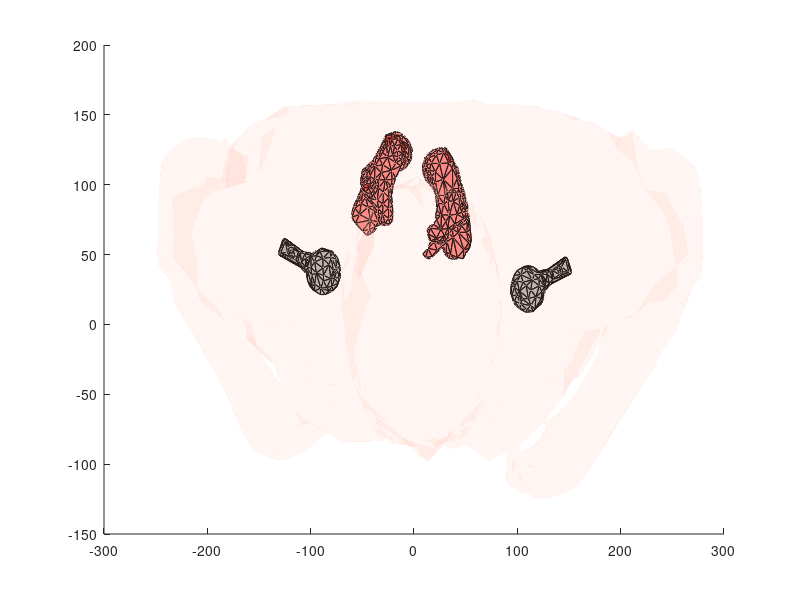

Source code (MATLAB): (Note: this script raises an error after producing the figure.)
clear all; clc; warning off; 
%   Full-body viewer (bones only) for the VHP model of 01/15/2015
%   Implant #3
%
%   Low-Frequency Electromagnetic Modeling for Electrical and Biological
%   Systems Using MATLAB, Sergey N. Makarov, Gregory M. Noetscher, and Ara
%   Nazarian, Wiley, New York, 2015, 1st ed.
%   Find edges (indexes) attached to every triangle (Nx3 array)

count = 0;
scrsz = get(0, 'ScreenSize');
a = figure('Position', [scrsz(4)/10 scrsz(4)/10 scrsz(3)/1.2 scrsz(4)/1.2]);

%%%%%%%%%%%%%%%%%%%%%%%%%%%%%%%%%%%%%%%%%%% 
load('implant_AMP_left.mat');
PP = P';
tt = t';
Xshape = reshape(PP(1, tt(1:3,:)),[3,size(tt,2)]);
Yshape = reshape(PP(2, tt(1:3,:)),[3,size(tt,2)]);
Zshape = reshape(PP(3, tt(1:3,:)),[3,size(tt,2)]);
patch(Xshape, Yshape, Zshape, [1 0.75 0.65], 'EdgeColor', 'k', 'FaceAlpha', 1.0,'FaceColor', [0.7 0.7 0.7]);
count = count + size(t,1);
%%%%%%%%%%%%%%%%%%%%%%%%%%%%%%%%%%%%%%%%%%%%%
load('implant_AMP_right');
PP = P';
tt = t';
Xshape = reshape(PP(1, tt(1:3,:)),[3,size(tt,2)]);
Yshape = reshape(PP(2, tt(1:3,:)),[3,size(tt,2)]);
Zshape = reshape(PP(3, tt(1:3,:)),[3,size(tt,2)]);
patch(Xshape, Yshape, Zshape, [1 0.75 0.65], 'EdgeColor', 'k', 'FaceAlpha', 1.0,'FaceColor', [0.7 0.7 0.7]);
count = count + size(t,1);
%%%%%%%%%%%%%%%%%%%%%%%%%%%%%%%%%%%%%%%%%%%%

%%%%%%%%%%%%%%%%%%%%%%%%%%%%%%%%%%%%%%%%%%% 
load('VHP_Calcaneous_left_M.mat');
PP = P';
tt = t';
Xshape = reshape(PP(1, tt(1:3,:)),[3,size(tt,2)]);
Yshape = reshape(PP(2, tt(1:3,:)),[3,size(tt,2)]);
Zshape = reshape(PP(3, tt(1:3,:)),[3,size(tt,2)]);
patch(Xshape, Yshape, Zshape, [1 0.75 0.65], 'EdgeColor', 'k', 'FaceAlpha', 0.5,'FaceColor', [1 0 0]);
count = count + size(t,1);
%%%%%%%%%%%%%%%%%%%%%%%%%%%%%%%%%%%%%%%%%%%%%
load('VHP_Calcaneous_right_M.mat');
PP = P';
tt = t';
Xshape = reshape(PP(1, tt(1:3,:)),[3,size(tt,2)]);
Yshape = reshape(PP(2, tt(1:3,:)),[3,size(tt,2)]);
Zshape = reshape(PP(3, tt(1:3,:)),[3,size(tt,2)]);
patch(Xshape, Yshape, Zshape, [1 0.75 0.65], 'EdgeColor', 'k', 'FaceAlpha', 0.5,'FaceColor', [1 0 0]);
count = count + size(t,1);
%%%%%%%%%%%%%%%%%%%%%%%%%%%%%%%%%%%%%%%%%%%%
load('VHP_Average_body.mat');
PP = P';
tt = t';
Xshape = reshape(PP(1, tt(1:3,:)),[3,size(tt,2)]);
Yshape = reshape(PP(2, tt(1:3,:)),[3,size(tt,2)]);
Zshape = reshape(PP(3, tt(1:3,:)),[3,size(tt,2)]);
patch(Xshape, Yshape, Zshape, [1 0.75 0.65], 'EdgeColor', 'none', 'FaceAlpha', 0.15,'FaceColor', [1 0.75 0.65]);
count = count + size(t,1);
%%%%%%%%%%%%%%%%%%%%%%%%%%%%%%%%%%%%%%%%%%%%%
load('VHP_Feet1Phalange_left_M.mat');
PP = P';
tt = t';
Xshape = reshape(PP(1, tt(1:3,:)),[3,size(tt,2)]);
Yshape = reshape(PP(2, tt(1:3,:)),[3,size(tt,2)]);
Zshape = reshape(PP(3, tt(1:3,:)),[3,size(tt,2)]);
patch(Xshape, Yshape, Zshape, [1 0.75 0.65], 'EdgeColor', 'k', 'FaceAlpha', 1,'FaceColor', [0.87 0.49 0]);
count = count + size(t,1);
%%%%%%%%%%%%%%%%%%%%%%%%%%%%%%%%%%%%%%%%%%%%%
load('VHP_Feet2Phalange_left_M.mat');
PP = P';
tt = t';
Xshape = reshape(PP(1, tt(1:3,:)),[3,size(tt,2)]);
Yshape = reshape(PP(2, tt(1:3,:)),[3,size(tt,2)]);
Zshape = reshape(PP(3, tt(1:3,:)),[3,size(tt,2)]);
patch(Xshape, Yshape, Zshape, [1 0.75 0.65], 'EdgeColor', 'k', 'FaceAlpha', 1,'FaceColor', [0.87 0.49 0]);
count = count + size(t,1);
%%%%%%%%%%%%%%%%%%%%%%%%%%%%%%%%%%%%%%%%%%%%%
load('VHP_Feet3Phalange_left_M.mat');
PP = P';
tt = t';
Xshape = reshape(PP(1, tt(1:3,:)),[3,size(tt,2)]);
Yshape = reshape(PP(2, tt(1:3,:)),[3,size(tt,2)]);
Zshape = reshape(PP(3, tt(1:3,:)),[3,size(tt,2)]);
patch(Xshape, Yshape, Zshape, [1 0.75 0.65], 'EdgeColor', 'k', 'FaceAlpha', 1,'FaceColor', [0.87 0.49 0]);
count = count + size(t,1);
%%%%%%%%%%%%%%%%%%%%%%%%%%%%%%%%%%%%%%%%%%%%%
load('VHP_Feet4Phalange_left_M.mat');
PP = P';
tt = t';
Xshape = reshape(PP(1, tt(1:3,:)),[3,size(tt,2)]);
Yshape = reshape(PP(2, tt(1:3,:)),[3,size(tt,2)]);
Zshape = reshape(PP(3, tt(1:3,:)),[3,size(tt,2)]);
patch(Xshape, Yshape, Zshape, [1 0.75 0.65], 'EdgeColor', 'k', 'FaceAlpha', 1,'FaceColor', [0.87 0.49 0]);
count = count + size(t,1);
%%%%%%%%%%%%%%%%%%%%%%%%%%%%%%%%%%%%%%%%%%%%%
load('VHP_Feet5Phalange_left_M.mat');
PP = P';
tt = t';
Xshape = reshape(PP(1, tt(1:3,:)),[3,size(tt,2)]);
Yshape = reshape(PP(2, tt(1:3,:)),[3,size(tt,2)]);
Zshape = reshape(PP(3, tt(1:3,:)),[3,size(tt,2)]);
patch(Xshape, Yshape, Zshape, [1 0.75 0.65], 'EdgeColor', 'k', 'FaceAlpha', 1,'FaceColor', [0.87 0.49 0]);
count = count + size(t,1);
%%%%%%%%%%%%%%%%%%%%%%%%%%%%%%%%%%%%%%%%%%%%%
load('VHP_Feet1Phalange_right_M.mat');
PP = P';
tt = t';
Xshape = reshape(PP(1, tt(1:3,:)),[3,size(tt,2)]);
Yshape = reshape(PP(2, tt(1:3,:)),[3,size(tt,2)]);
Zshape = reshape(PP(3, tt(1:3,:)),[3,size(tt,2)]);
patch(Xshape, Yshape, Zshape, [1 0.75 0.65], 'EdgeColor', 'k', 'FaceAlpha', 1,'FaceColor', [0.87 0.49 0]);
count = count + size(t,1);
%%%%%%%%%%%%%%%%%%%%%%%%%%%%%%%%%%%%%%%%%%%%%
load('VHP_Feet2Phalange_right_M.mat');
PP = P';
tt = t';
Xshape = reshape(PP(1, tt(1:3,:)),[3,size(tt,2)]);
Yshape = reshape(PP(2, tt(1:3,:)),[3,size(tt,2)]);
Zshape = reshape(PP(3, tt(1:3,:)),[3,size(tt,2)]);
patch(Xshape, Yshape, Zshape, [1 0.75 0.65], 'EdgeColor', 'k', 'FaceAlpha', 1,'FaceColor', [0.87 0.49 0]);
count = count + size(t,1);
%%%%%%%%%%%%%%%%%%%%%%%%%%%%%%%%%%%%%%%%%%%%%
load('VHP_Feet3Phalange_right_M.mat');
PP = P';
tt = t';
Xshape = reshape(PP(1, tt(1:3,:)),[3,size(tt,2)]);
Yshape = reshape(PP(2, tt(1:3,:)),[3,size(tt,2)]);
Zshape = reshape(PP(3, tt(1:3,:)),[3,size(tt,2)]);
patch(Xshape, Yshape, Zshape, [1 0.75 0.65], 'EdgeColor', 'k', 'FaceAlpha', 1,'FaceColor', [0.87 0.49 0]);
count = count + size(t,1);
%%%%%%%%%%%%%%%%%%%%%%%%%%%%%%%%%%%%%%%%%%%%%
load('VHP_Feet4Phalange_right_M.mat');
PP = P';
tt = t';
Xshape = reshape(PP(1, tt(1:3,:)),[3,size(tt,2)]);
Yshape = reshape(PP(2, tt(1:3,:)),[3,size(tt,2)]);
Zshape = reshape(PP(3, tt(1:3,:)),[3,size(tt,2)]);
patch(Xshape, Yshape, Zshape, [1 0.75 0.65], 'EdgeColor', 'k', 'FaceAlpha', 1,'FaceColor', [0.87 0.49 0]);
count = count + size(t,1);
%%%%%%%%%%%%%%%%%%%%%%%%%%%%%%%%%%%%%%%%%%%%%
load('VHP_Feet5Phalange_right_M.mat');
PP = P';
tt = t';
Xshape = reshape(PP(1, tt(1:3,:)),[3,size(tt,2)]);
Yshape = reshape(PP(2, tt(1:3,:)),[3,size(tt,2)]);
Zshape = reshape(PP(3, tt(1:3,:)),[3,size(tt,2)]);
patch(Xshape, Yshape, Zshape, [1 0.75 0.65], 'EdgeColor', 'k', 'FaceAlpha', 1,'FaceColor', [0.87 0.49 0]);
count = count + size(t,1);
%%%%%%%%%%%%%%%%%%%%%%%%%%%%%%%%%%%%%%%%%%%%%%%%
load('VHP_Femur_left_AMP.mat');
PP = P';
tt = t';
Xshape = reshape(PP(1, tt(1:3,:)),[3,size(tt,2)]);
Yshape = reshape(PP(2, tt(1:3,:)),[3,size(tt,2)]);
Zshape = reshape(PP(3, tt(1:3,:)),[3,size(tt,2)]);
patch(Xshape, Yshape, Zshape, [1 0.75 0.65], 'EdgeColor', 'none', 'FaceAlpha', 0.2,'FaceColor', [1 0 0]);
count = count + size(t,1);
%%%%%%%%%%%%%%%%%%%%%%%%%%%%%%%%%%%%%%%%%%%%%%%%
load('VHP_Femur_right_AMP.mat');
PP = P';
tt = t';
Xshape = reshape(PP(1, tt(1:3,:)),[3,size(tt,2)]);
Yshape = reshape(PP(2, tt(1:3,:)),[3,size(tt,2)]);
Zshape = reshape(PP(3, tt(1:3,:)),[3,size(tt,2)]);
patch(Xshape, Yshape, Zshape, [1 0.75 0.65], 'EdgeColor', 'none', 'FaceAlpha', 0.2,'FaceColor', [1 0 0]);
count = count + size(t,1);
%%%%%%%%%%%%%%%%%%%%%%%%%%%%%%%%%%%%%%
load('VHP_Fibula_left_M.mat');
PP = P';
tt = t';
Xshape = reshape(PP(1, tt(1:3,:)),[3,size(tt,2)]);
Yshape = reshape(PP(2, tt(1:3,:)),[3,size(tt,2)]);
Zshape = reshape(PP(3, tt(1:3,:)),[3,size(tt,2)]);
patch(Xshape, Yshape, Zshape, [1 0.75 0.65], 'EdgeColor', 'k', 'FaceAlpha', 1,'FaceColor', [1 0 0]);
count = count + size(t,1);
%%%%%%%%%%%%%%%%%%%%%%%%%%%%%%%%%%%%%%%%%
load('VHP_Fibula_right_M.mat');
PP = P';
tt = t';
Xshape = reshape(PP(1, tt(1:3,:)),[3,size(tt,2)]);
Yshape = reshape(PP(2, tt(1:3,:)),[3,size(tt,2)]);
Zshape = reshape(PP(3, tt(1:3,:)),[3,size(tt,2)]);
patch(Xshape, Yshape, Zshape, [1 0.75 0.65], 'EdgeColor', 'k', 'FaceAlpha', 1,'FaceColor', [1 0 0]);
count = count + size(t,1);
%%%%%%%%%%%%%%%%%%%%%%%%%%%%%%%%%%%%%%%%%%%%%
load('VHP_Hands1Phalange_left_M.mat');
PP = P';
tt = t';
Xshape = reshape(PP(1, tt(1:3,:)),[3,size(tt,2)]);
Yshape = reshape(PP(2, tt(1:3,:)),[3,size(tt,2)]);
Zshape = reshape(PP(3, tt(1:3,:)),[3,size(tt,2)]);
patch(Xshape, Yshape, Zshape, [1 0.75 0.65], 'EdgeColor', 'k', 'FaceAlpha', 1,'FaceColor', [0.87 0.49 0]);
count = count + size(t,1);
%%%%%%%%%%%%%%%%%%%%%%%%%%%%%%%%%%%%%%%%%%%%%
load('VHP_Hands2Phalange_left_M.mat');
PP = P';
tt = t';
Xshape = reshape(PP(1, tt(1:3,:)),[3,size(tt,2)]);
Yshape = reshape(PP(2, tt(1:3,:)),[3,size(tt,2)]);
Zshape = reshape(PP(3, tt(1:3,:)),[3,size(tt,2)]);
patch(Xshape, Yshape, Zshape, [1 0.75 0.65], 'EdgeColor', 'k', 'FaceAlpha', 1,'FaceColor', [0.87 0.49 0]);
count = count + size(t,1);
%%%%%%%%%%%%%%%%%%%%%%%%%%%%%%%%%%%%%%%%%%%%%
load('VHP_Hands3Phalange_left_M.mat');
PP = P';
tt = t';
Xshape = reshape(PP(1, tt(1:3,:)),[3,size(tt,2)]);
Yshape = reshape(PP(2, tt(1:3,:)),[3,size(tt,2)]);
Zshape = reshape(PP(3, tt(1:3,:)),[3,size(tt,2)]);
patch(Xshape, Yshape, Zshape, [1 0.75 0.65], 'EdgeColor', 'k', 'FaceAlpha', 1,'FaceColor', [0.87 0.49 0]);
count = count + size(t,1);
%%%%%%%%%%%%%%%%%%%%%%%%%%%%%%%%%%%%%%%%%%%%%
load('VHP_Hands4Phalange_left_M.mat');
PP = P';
tt = t';
Xshape = reshape(PP(1, tt(1:3,:)),[3,size(tt,2)]);
Yshape = reshape(PP(2, tt(1:3,:)),[3,size(tt,2)]);
Zshape = reshape(PP(3, tt(1:3,:)),[3,size(tt,2)]);
patch(Xshape, Yshape, Zshape, [1 0.75 0.65], 'EdgeColor', 'k', 'FaceAlpha', 1,'FaceColor', [0.87 0.49 0]);
count = count + size(t,1);
%%%%%%%%%%%%%%%%%%%%%%%%%%%%%%%%%%%%%%%%%%%%%
load('VHP_Hands5Phalange_left_M.mat');
PP = P';
tt = t';
Xshape = reshape(PP(1, tt(1:3,:)),[3,size(tt,2)]);
Yshape = reshape(PP(2, tt(1:3,:)),[3,size(tt,2)]);
Zshape = reshape(PP(3, tt(1:3,:)),[3,size(tt,2)]);
patch(Xshape, Yshape, Zshape, [1 0.75 0.65], 'EdgeColor', 'k', 'FaceAlpha', 1,'FaceColor', [0.87 0.49 0]);
count = count + size(t,1);
%%%%%%%%%%%%%%%%%%%%%%%%%%%%%%%%%%%%%%%%%%%%%
load('VHP_Hands1Phalange_right_M.mat');
PP = P';
tt = t';
Xshape = reshape(PP(1, tt(1:3,:)),[3,size(tt,2)]);
Yshape = reshape(PP(2, tt(1:3,:)),[3,size(tt,2)]);
Zshape = reshape(PP(3, tt(1:3,:)),[3,size(tt,2)]);
patch(Xshape, Yshape, Zshape, [1 0.75 0.65], 'EdgeColor', 'k', 'FaceAlpha', 1,'FaceColor', [0.87 0.49 0]);
count = count + size(t,1);
%%%%%%%%%%%%%%%%%%%%%%%%%%%%%%%%%%%%%%%%%%%%%
load('VHP_Hands2Phalange_right_M.mat');
PP = P';
tt = t';
Xshape = reshape(PP(1, tt(1:3,:)),[3,size(tt,2)]);
Yshape = reshape(PP(2, tt(1:3,:)),[3,size(tt,2)]);
Zshape = reshape(PP(3, tt(1:3,:)),[3,size(tt,2)]);
patch(Xshape, Yshape, Zshape, [1 0.75 0.65], 'EdgeColor', 'k', 'FaceAlpha', 1,'FaceColor', [0.87 0.49 0]);
count = count + size(t,1);
%%%%%%%%%%%%%%%%%%%%%%%%%%%%%%%%%%%%%%%%%%%%%
load('VHP_Hands3Phalange_right_M.mat');
PP = P';
tt = t';
Xshape = reshape(PP(1, tt(1:3,:)),[3,size(tt,2)]);
Yshape = reshape(PP(2, tt(1:3,:)),[3,size(tt,2)]);
Zshape = reshape(PP(3, tt(1:3,:)),[3,size(tt,2)]);
patch(Xshape, Yshape, Zshape, [1 0.75 0.65], 'EdgeColor', 'k', 'FaceAlpha', 1,'FaceColor', [0.87 0.49 0]);
count = count + size(t,1);
%%%%%%%%%%%%%%%%%%%%%%%%%%%%%%%%%%%%%%%%%%%%%
load('VHP_Hands4Phalange_right_M.mat');
PP = P';
tt = t';
Xshape = reshape(PP(1, tt(1:3,:)),[3,size(tt,2)]);
Yshape = reshape(PP(2, tt(1:3,:)),[3,size(tt,2)]);
Zshape = reshape(PP(3, tt(1:3,:)),[3,size(tt,2)]);
patch(Xshape, Yshape, Zshape, [1 0.75 0.65], 'EdgeColor', 'k', 'FaceAlpha', 1,'FaceColor', [0.87 0.49 0]);
count = count + size(t,1);
%%%%%%%%%%%%%%%%%%%%%%%%%%%%%%%%%%%%%%%%%%%%%
load('VHP_Hands5Phalange_right_M.mat');
PP = P';
tt = t';
Xshape = reshape(PP(1, tt(1:3,:)),[3,size(tt,2)]);
Yshape = reshape(PP(2, tt(1:3,:)),[3,size(tt,2)]);
Zshape = reshape(PP(3, tt(1:3,:)),[3,size(tt,2)]);
patch(Xshape, Yshape, Zshape, [1 0.75 0.65], 'EdgeColor', 'k', 'FaceAlpha', 1,'FaceColor', [0.87 0.49 0]);
count = count + size(t,1);
%%%%%%%%%%%%%%%%%%%%%%%%%%%%%%%%%%%%%%%%%%%%%%%%
load('VHP_Humerus_left_M.mat');
PP = P';
tt = t';
Xshape = reshape(PP(1, tt(1:3,:)),[3,size(tt,2)]);
Yshape = reshape(PP(2, tt(1:3,:)),[3,size(tt,2)]);
Zshape = reshape(PP(3, tt(1:3,:)),[3,size(tt,2)]);
patch(Xshape, Yshape, Zshape, [1 0.75 0.65], 'EdgeColor', 'k', 'FaceAlpha', 1,'FaceColor', [1 0 0]);
count = count + size(t,1);
%%%%%%%%%%%%%%%%%%%%%%%%%%%%%%%%%%%%%%%%%%%%%%%%
load('VHP_Humerus_right_M.mat');
PP = P';
tt = t';
Xshape = reshape(PP(1, tt(1:3,:)),[3,size(tt,2)]);
Yshape = reshape(PP(2, tt(1:3,:)),[3,size(tt,2)]);
Zshape = reshape(PP(3, tt(1:3,:)),[3,size(tt,2)]);
patch(Xshape, Yshape, Zshape, [1 0.75 0.65], 'EdgeColor', 'k', 'FaceAlpha', 1,'FaceColor', [1 0 0]);
count = count + size(t,1);
%%%%%%%%%%%%%%%%%%%%%%%%%%%%%%%%%%%%%%%%%%%%%%%%
load('VHP_Jaw_M.mat');
PP = P';
tt = t';
Xshape = reshape(PP(1, tt(1:3,:)),[3,size(tt,2)]);
Yshape = reshape(PP(2, tt(1:3,:)),[3,size(tt,2)]);
Zshape = reshape(PP(3, tt(1:3,:)),[3,size(tt,2)]);
patch(Xshape, Yshape, Zshape, [1 0.75 0.65], 'EdgeColor', 'k', 'FaceAlpha', 1,'FaceColor', [0.87 0.49 0]);
count = count + size(t,1);
%%%%%%%%%%%%%%%%%%%%%%%%%%%%%%%%%%%%%%%%%%%%%%%% 
load('VHP_Navicular_left_M.mat');
PP = P';
tt = t';
Xshape = reshape(PP(1, tt(1:3,:)),[3,size(tt,2)]);
Yshape = reshape(PP(2, tt(1:3,:)),[3,size(tt,2)]);
Zshape = reshape(PP(3, tt(1:3,:)),[3,size(tt,2)]);
patch(Xshape, Yshape, Zshape, [1 0.75 0.65], 'EdgeColor', 'k', 'FaceAlpha', 1.0,'FaceColor', [0.87 0.49 0]);
count = count + size(t,1);
%%%%%%%%%%%%%%%%%%%%%%%%%%%%%%%%%%%%%%%%%%%%%%%%
load('VHP_Navicular_right_M.mat');
PP = P';
tt = t';
Xshape = reshape(PP(1, tt(1:3,:)),[3,size(tt,2)]);
Yshape = reshape(PP(2, tt(1:3,:)),[3,size(tt,2)]);
Zshape = reshape(PP(3, tt(1:3,:)),[3,size(tt,2)]);
patch(Xshape, Yshape, Zshape, [1 0.75 0.65], 'EdgeColor', 'k', 'FaceAlpha', 1.0,'FaceColor', [0.87 0.49 0]);
count = count + size(t,1);
%%%%%%%%%%%%%%%%%%%%%%%%%%%%%%%%%%
load('VHP_Patella_left_M.mat');
PP = P';
tt = t';
Xshape = reshape(PP(1, tt(1:3,:)),[3,size(tt,2)]);
Yshape = reshape(PP(2, tt(1:3,:)),[3,size(tt,2)]);
Zshape = reshape(PP(3, tt(1:3,:)),[3,size(tt,2)]);
patch(Xshape, Yshape, Zshape, [1 0.75 0.65], 'EdgeColor', 'k', 'FaceAlpha', 1,'FaceColor', [0.87 0.49 0]);
count = count + size(t,1);
%%%%%%%%%%%%%%%%%%%%%%%%%%%%%%%%%%%
load('VHP_Patella_right_M.mat');
PP = P';
tt = t';
Xshape = reshape(PP(1, tt(1:3,:)),[3,size(tt,2)]);
Yshape = reshape(PP(2, tt(1:3,:)),[3,size(tt,2)]);
Zshape = reshape(PP(3, tt(1:3,:)),[3,size(tt,2)]);
patch(Xshape, Yshape, Zshape, [1 0.75 0.65], 'EdgeColor', 'k', 'FaceAlpha', 1,'FaceColor', [0.87 0.49 0]);
count = count + size(t,1);
%%%%%%%%%%%%%%%%%%%%%%%%%%%%%%%%%%%%%%%%%%%%%%%%
load('VHP_Pelvic_Girdle_M.mat');   % for pelvic girdle
PP = P';
tt = t';
Xshape = reshape(PP(1, tt(1:3,:)),[3,size(tt,2)]);
Yshape = reshape(PP(2, tt(1:3,:)),[3,size(tt,2)]);
Zshape = reshape(PP(3, tt(1:3,:)),[3,size(tt,2)]);
patch(Xshape, Yshape, Zshape, [1 0.75 0.65], 'EdgeColor', 'k', 'FaceAlpha', 0.8,'FaceColor', [1 0 0]);
count = count + size(t,1);
%%%%%%%%%%%%%%%%%%%%%%%%%%%%%%%%%%%%%%%%%%%%%%%%
load('VHP_Ribs_left11_M.mat');
PP = P';
tt = t';
Xshape = reshape(PP(1, tt(1:3,:)),[3,size(tt,2)]);
Yshape = reshape(PP(2, tt(1:3,:)),[3,size(tt,2)]);
Zshape = reshape(PP(3, tt(1:3,:)),[3,size(tt,2)]);
patch(Xshape, Yshape, Zshape, [1 0.75 0.65], 'EdgeColor', 'k', 'FaceAlpha', 1,'FaceColor', [0.87 0.49 0]);
count = count + size(t,1);
%%%%%%%%%%%%%%%%%%%%%%%%%%%%%%%%%%%%%%%%%%%%%%%%
load('VHP_Ribs_left12_M.mat');
PP = P';
tt = t';
Xshape = reshape(PP(1, tt(1:3,:)),[3,size(tt,2)]);
Yshape = reshape(PP(2, tt(1:3,:)),[3,size(tt,2)]);
Zshape = reshape(PP(3, tt(1:3,:)),[3,size(tt,2)]);
patch(Xshape, Yshape, Zshape, [1 0.75 0.65], 'EdgeColor', 'k', 'FaceAlpha', 1,'FaceColor', [0.87 0.49 0]);
count = count + size(t,1);
%%%%%%%%%%%%%%%%%%%%%%%%%%%%%%%%%%%%%%%%%%%%%%%%
load('VHP_Ribs_right10_M.mat');
PP = P';
tt = t';
Xshape = reshape(PP(1, tt(1:3,:)),[3,size(tt,2)]);
Yshape = reshape(PP(2, tt(1:3,:)),[3,size(tt,2)]);
Zshape = reshape(PP(3, tt(1:3,:)),[3,size(tt,2)]);
patch(Xshape, Yshape, Zshape, [1 0.75 0.65], 'EdgeColor', 'k', 'FaceAlpha', 1,'FaceColor', [0.87 0.49 0]);
count = count + size(t,1);
%%%%%%%%%%%%%%%%%%%%%%%%%%%%%%%%%%%%%%%%%%%%%%%%
load('VHP_Ribs_right11_M.mat');
PP = P';
tt = t';
Xshape = reshape(PP(1, tt(1:3,:)),[3,size(tt,2)]);
Yshape = reshape(PP(2, tt(1:3,:)),[3,size(tt,2)]);
Zshape = reshape(PP(3, tt(1:3,:)),[3,size(tt,2)]);
patch(Xshape, Yshape, Zshape, [1 0.75 0.65], 'EdgeColor', 'k', 'FaceAlpha', 1,'FaceColor', [0.87 0.49 0]);
count = count + size(t,1);
%%%%%%%%%%%%%%%%%%%%%%%%%%%%%%%%%%%%%%%%%%%%%%%%
load('VHP_Ribs_right12_M.mat');
PP = P';
tt = t';
Xshape = reshape(PP(1, tt(1:3,:)),[3,size(tt,2)]);
Yshape = reshape(PP(2, tt(1:3,:)),[3,size(tt,2)]);
Zshape = reshape(PP(3, tt(1:3,:)),[3,size(tt,2)]);
patch(Xshape, Yshape, Zshape, [1 0.75 0.65], 'EdgeColor', 'k', 'FaceAlpha', 1,'FaceColor', [0.87 0.49 0]);
count = count + size(t,1);
%%%%%%%%%%%%%%%%%%%%%%%%%%%%%%%%%%%%%%%%%%%%%%%%
load('VHP_Ribs_Cartilage_M.mat');
PP = P';
tt = t';
Xshape = reshape(PP(1, tt(1:3,:)),[3,size(tt,2)]);
Yshape = reshape(PP(2, tt(1:3,:)),[3,size(tt,2)]);
Zshape = reshape(PP(3, tt(1:3,:)),[3,size(tt,2)]);
patch(Xshape, Yshape, Zshape, [1 0.75 0.65], 'EdgeColor', 'k', 'FaceAlpha', 1,'FaceColor', [0.87 0.49 0]);
count = count + size(t,1);
%%%%%%%%%%%%%%%%%%%%%%%%%%%%%%%%%%%%%%%%%%%%%%%%
load('VHP_Scapula_left_M.mat');
PP = P';
tt = t';
Xshape = reshape(PP(1, tt(1:3,:)),[3,size(tt,2)]);
Yshape = reshape(PP(2, tt(1:3,:)),[3,size(tt,2)]);
Zshape = reshape(PP(3, tt(1:3,:)),[3,size(tt,2)]);
patch(Xshape, Yshape, Zshape, [1 0.75 0.65], 'EdgeColor', 'k', 'FaceAlpha', 1,'FaceColor', [1 0 0]);
count = count + size(t,1);
%%%%%%%%%%%%%%%%%%%%%%%%%%%%%%%%%%%%%%%%%%%%%%%%
load('VHP_Scapula_right_M.mat');
PP = P';
tt = t';
Xshape = reshape(PP(1, tt(1:3,:)),[3,size(tt,2)]);
Yshape = reshape(PP(2, tt(1:3,:)),[3,size(tt,2)]);
Zshape = reshape(PP(3, tt(1:3,:)),[3,size(tt,2)]);
patch(Xshape, Yshape, Zshape, [1 0.75 0.65], 'EdgeColor', 'k', 'FaceAlpha', 1,'FaceColor', [1 0 0]);
count = count + size(t,1);
%%%%%%%%%%%%%%%%%%%%%%%%%%%%%%%%%%%%%%%%%%%%%%%
load('VHP_Skin.mat');
PP = P';
tt = t';
Xshape = reshape(PP(1, tt(1:3,:)),[3,size(tt,2)]);
Yshape = reshape(PP(2, tt(1:3,:)),[3,size(tt,2)]);
Zshape = reshape(PP(3, tt(1:3,:)),[3,size(tt,2)]);
patch(Xshape, Yshape, Zshape, [1 0.75 0.65], 'EdgeColor', 'none', 'FaceAlpha', 0.15,'FaceColor', [1 0.75 0.65]);
count = count + size(t,1);
%%%%%%%%%%%%%%%%%%%%%%%%%%%%%%%%%%%%%%%%%%%%%
load('VHP_Skull.mat');
PP = P';
tt = t';
Xshape = reshape(PP(1, tt(1:3,:)),[3,size(tt,2)]);
Yshape = reshape(PP(2, tt(1:3,:)),[3,size(tt,2)]);
Zshape = reshape(PP(3, tt(1:3,:)),[3,size(tt,2)]);
patch(Xshape, Yshape, Zshape, [1 0.75 0.65], 'EdgeColor', 'k', 'FaceAlpha', 1.0,'FaceColor', 'r');
count = count + size(t,1);
%%%%%%%%%%%%%%%%%%%%%%%%%%%%%%%%%%%%%%%%%%%%%%%%
load('VHP_Spine_M.mat');
PP = P';
tt = t';
Xshape = reshape(PP(1, tt(1:3,:)),[3,size(tt,2)]);
Yshape = reshape(PP(2, tt(1:3,:)),[3,size(tt,2)]);
Zshape = reshape(PP(3, tt(1:3,:)),[3,size(tt,2)]);
patch(Xshape, Yshape, Zshape, [1 0.75 0.65], 'EdgeColor', 'k', 'FaceAlpha', 1,'FaceColor', [1 0 0]);
count = count + size(t,1);
%%%%%%%%%%%%%%%%%%%%%%%%%%%%%%%%%%%%%%%%%%%%%%%% 
load('VHP_Talus_left_M.mat');
PP = P';
tt = t';
Xshape = reshape(PP(1, tt(1:3,:)),[3,size(tt,2)]);
Yshape = reshape(PP(2, tt(1:3,:)),[3,size(tt,2)]);
Zshape = reshape(PP(3, tt(1:3,:)),[3,size(tt,2)]);
patch(Xshape, Yshape, Zshape, [1 0.75 0.65], 'EdgeColor', 'k', 'FaceAlpha', 1,'FaceColor', [0.87 0.49 0]);
count = count + size(t,1);
%%%%%%%%%%%%%%%%%%%%%%%%%%%%%%%%%%%%%%%%%%%%%%%%
load('VHP_Talus_right_M.mat');
PP = P';
tt = t';
Xshape = reshape(PP(1, tt(1:3,:)),[3,size(tt,2)]);
Yshape = reshape(PP(2, tt(1:3,:)),[3,size(tt,2)]);
Zshape = reshape(PP(3, tt(1:3,:)),[3,size(tt,2)]);
patch(Xshape, Yshape, Zshape, [1 0.75 0.65], 'EdgeColor', 'k', 'FaceAlpha', 1,'FaceColor', [0.87 0.49 0]);
count = count + size(t,1);
%%%%%%%%%%%%%%%%%%%%%%%%%%%%%%%%%%%%%%%%%%%%%%%%
load('VHP_Teeth_lower17_M.mat');
PP = P';
tt = t';
Xshape = reshape(PP(1, tt(1:3,:)),[3,size(tt,2)]);
Yshape = reshape(PP(2, tt(1:3,:)),[3,size(tt,2)]);
Zshape = reshape(PP(3, tt(1:3,:)),[3,size(tt,2)]);
patch(Xshape, Yshape, Zshape, [1 0.75 0.65], 'EdgeColor', 'k', 'FaceAlpha', 1,'FaceColor', [1 0 0]);
count = count + size(t,1);
%%%%%%%%%%%%%%%%%%%%%%%%%%%%%%%%%%%%%%%%%%%%%%%%
load('VHP_Teeth_lower18_M.mat');
PP = P';
tt = t';
Xshape = reshape(PP(1, tt(1:3,:)),[3,size(tt,2)]);
Yshape = reshape(PP(2, tt(1:3,:)),[3,size(tt,2)]);
Zshape = reshape(PP(3, tt(1:3,:)),[3,size(tt,2)]);
patch(Xshape, Yshape, Zshape, [1 0.75 0.65], 'EdgeColor', 'k', 'FaceAlpha', 1,'FaceColor', [1 0 0]);
count = count + size(t,1);
%%%%%%%%%%%%%%%%%%%%%%%%%%%%%%%%%%%%%%%%%%%%%%%%
load('VHP_Teeth_lower19_M.mat');
PP = P';
tt = t';
Xshape = reshape(PP(1, tt(1:3,:)),[3,size(tt,2)]);
Yshape = reshape(PP(2, tt(1:3,:)),[3,size(tt,2)]);
Zshape = reshape(PP(3, tt(1:3,:)),[3,size(tt,2)]);
patch(Xshape, Yshape, Zshape, [1 0.75 0.65], 'EdgeColor', 'k', 'FaceAlpha', 1,'FaceColor', [1 0 0]);
count = count + size(t,1);
%%%%%%%%%%%%%%%%%%%%%%%%%%%%%%%%%%%%%%%%%%%%%%%%
load('VHP_Teeth_lower28_M.mat');
PP = P';
tt = t';
Xshape = reshape(PP(1, tt(1:3,:)),[3,size(tt,2)]);
Yshape = reshape(PP(2, tt(1:3,:)),[3,size(tt,2)]);
Zshape = reshape(PP(3, tt(1:3,:)),[3,size(tt,2)]);
patch(Xshape, Yshape, Zshape, [1 0.75 0.65], 'EdgeColor', 'k', 'FaceAlpha', 1,'FaceColor', [1 0 0]);
count = count + size(t,1);
%%%%%%%%%%%%%%%%%%%%%%%%%%%%%%%%%%%%%%%%%%%%%%%%
load('VHP_Teeth_lower29_M.mat');
PP = P';
tt = t';
Xshape = reshape(PP(1, tt(1:3,:)),[3,size(tt,2)]);
Yshape = reshape(PP(2, tt(1:3,:)),[3,size(tt,2)]);
Zshape = reshape(PP(3, tt(1:3,:)),[3,size(tt,2)]);
patch(Xshape, Yshape, Zshape, [1 0.75 0.65], 'EdgeColor', 'k', 'FaceAlpha', 1,'FaceColor', [1 0 0]);
count = count + size(t,1);
%%%%%%%%%%%%%%%%%%%%%%%%%%%%%%%%%%%%%%%%%%%%%%%%
load('VHP_Teeth_lower30_M.mat');
PP = P';
tt = t';
Xshape = reshape(PP(1, tt(1:3,:)),[3,size(tt,2)]);
Yshape = reshape(PP(2, tt(1:3,:)),[3,size(tt,2)]);
Zshape = reshape(PP(3, tt(1:3,:)),[3,size(tt,2)]);
patch(Xshape, Yshape, Zshape, [1 0.75 0.65], 'EdgeColor', 'k', 'FaceAlpha', 1,'FaceColor', [1 0 0]);
count = count + size(t,1);
%%%%%%%%%%%%%%%%%%%%%%%%%%%%%%%%%%%%%%%%%%%%%%%%
load('VHP_Teeth_lower31_M.mat');
PP = P';
tt = t';
Xshape = reshape(PP(1, tt(1:3,:)),[3,size(tt,2)]);
Yshape = reshape(PP(2, tt(1:3,:)),[3,size(tt,2)]);
Zshape = reshape(PP(3, tt(1:3,:)),[3,size(tt,2)]);
patch(Xshape, Yshape, Zshape, [1 0.75 0.65], 'EdgeColor', 'k', 'FaceAlpha', 1,'FaceColor', [1 0 0]);
count = count + size(t,1);
%%%%%%%%%%%%%%%%%%%%%%%%%%%%%%%%%%%%%%%%%%%%%%%%
load('VHP_Teeth_upper11_M.mat');
PP = P';
tt = t';
Xshape = reshape(PP(1, tt(1:3,:)),[3,size(tt,2)]);
Yshape = reshape(PP(2, tt(1:3,:)),[3,size(tt,2)]);
Zshape = reshape(PP(3, tt(1:3,:)),[3,size(tt,2)]);
patch(Xshape, Yshape, Zshape, [1 0.75 0.65], 'EdgeColor', 'k', 'FaceAlpha', 1,'FaceColor', [1 0 0]);
count = count + size(t,1);
%%%%%%%%%%%%%%%%%%%%%%%%%%%%%%%%%%%%%%%%%%%%%%%%
load('VHP_Teeth_upper11_M.mat');
PP = P';
tt = t';
Xshape = reshape(PP(1, tt(1:3,:)),[3,size(tt,2)]);
Yshape = reshape(PP(2, tt(1:3,:)),[3,size(tt,2)]);
Zshape = reshape(PP(3, tt(1:3,:)),[3,size(tt,2)]);
patch(Xshape, Yshape, Zshape, [1 0.75 0.65], 'EdgeColor', 'k', 'FaceAlpha', 1,'FaceColor', [1 0 0]);
count = count + size(t,1);
%%%%%%%%%%%%%%%%%%%%%%%%%%%%%%%%%%%%%%%%%%%%%%%%
load('VHP_Teeth_upper12_M.mat');
PP = P';
tt = t';
Xshape = reshape(PP(1, tt(1:3,:)),[3,size(tt,2)]);
Yshape = reshape(PP(2, tt(1:3,:)),[3,size(tt,2)]);
Zshape = reshape(PP(3, tt(1:3,:)),[3,size(tt,2)]);
patch(Xshape, Yshape, Zshape, [1 0.75 0.65], 'EdgeColor', 'k', 'FaceAlpha', 1,'FaceColor', [1 0 0]);
count = count + size(t,1);
%%%%%%%%%%%%%%%%%%%%%%%%%%%%%%%%%%%%%%%%%%%%%%%%
load('VHP_Teeth_upper13_M.mat');
PP = P';
tt = t';
Xshape = reshape(PP(1, tt(1:3,:)),[3,size(tt,2)]);
Yshape = reshape(PP(2, tt(1:3,:)),[3,size(tt,2)]);
Zshape = reshape(PP(3, tt(1:3,:)),[3,size(tt,2)]);
patch(Xshape, Yshape, Zshape, [1 0.75 0.65], 'EdgeColor', 'k', 'FaceAlpha', 1,'FaceColor', [1 0 0]);
count = count + size(t,1);
%%%%%%%%%%%%%%%%%%%%%%%%%%%%%%%%%%%%%%%%%%%%%%%%
load('VHP_Teeth_upper14_M.mat');
PP = P';
tt = t';
Xshape = reshape(PP(1, tt(1:3,:)),[3,size(tt,2)]);
Yshape = reshape(PP(2, tt(1:3,:)),[3,size(tt,2)]);
Zshape = reshape(PP(3, tt(1:3,:)),[3,size(tt,2)]);
patch(Xshape, Yshape, Zshape, [1 0.75 0.65], 'EdgeColor', 'k', 'FaceAlpha', 1,'FaceColor', [1 0 0]);
count = count + size(t,1);
%%%%%%%%%%%%%%%%%%%%%%%%%%%%%%%%%%%%%%%%%%%%%%%%
load('VHP_Teeth_upper15_M.mat');
PP = P';
tt = t';
Xshape = reshape(PP(1, tt(1:3,:)),[3,size(tt,2)]);
Yshape = reshape(PP(2, tt(1:3,:)),[3,size(tt,2)]);
Zshape = reshape(PP(3, tt(1:3,:)),[3,size(tt,2)]);
patch(Xshape, Yshape, Zshape, [1 0.75 0.65], 'EdgeColor', 'k', 'FaceAlpha', 1,'FaceColor', [1 0 0]);
count = count + size(t,1);
%%%%%%%%%%%%%%%%%%%%%%%%%%%%%%%%%%%%%%%%%%%%%%%%
load('VHP_Teeth_upper16_M.mat');
PP = P';
tt = t';
Xshape = reshape(PP(1, tt(1:3,:)),[3,size(tt,2)]);
Yshape = reshape(PP(2, tt(1:3,:)),[3,size(tt,2)]);
Zshape = reshape(PP(3, tt(1:3,:)),[3,size(tt,2)]);
patch(Xshape, Yshape, Zshape, [1 0.75 0.65], 'EdgeColor', 'k', 'FaceAlpha', 1,'FaceColor', [1 0 0]);
count = count + size(t,1);
%%%%%%%%%%%%%%%%%%%%%%%%%%%%%%%%%%%%%%%%%%%%%%%%
load('VHP_Teeth_upper2_M.mat');
PP = P';
tt = t';
Xshape = reshape(PP(1, tt(1:3,:)),[3,size(tt,2)]);
Yshape = reshape(PP(2, tt(1:3,:)),[3,size(tt,2)]);
Zshape = reshape(PP(3, tt(1:3,:)),[3,size(tt,2)]);
patch(Xshape, Yshape, Zshape, [1 0.75 0.65], 'EdgeColor', 'k', 'FaceAlpha', 1,'FaceColor', [1 0 0]);
count = count + size(t,1);
%%%%%%%%%%%%%%%%%%%%%%%%%%%%%%%%%%%%%%%%%%%%%%%%
load('VHP_Teeth_upper3_M.mat');
PP = P';
tt = t';
Xshape = reshape(PP(1, tt(1:3,:)),[3,size(tt,2)]);
Yshape = reshape(PP(2, tt(1:3,:)),[3,size(tt,2)]);
Zshape = reshape(PP(3, tt(1:3,:)),[3,size(tt,2)]);
patch(Xshape, Yshape, Zshape, [1 0.75 0.65], 'EdgeColor', 'k', 'FaceAlpha', 1,'FaceColor', [1 0 0]);
count = count + size(t,1);
%%%%%%%%%%%%%%%%%%%%%%%%%%%%%%%%%%%%%%%%%%%%%%%%
load('VHP_Teeth_upper4_M.mat');
PP = P';
tt = t';
Xshape = reshape(PP(1, tt(1:3,:)),[3,size(tt,2)]);
Yshape = reshape(PP(2, tt(1:3,:)),[3,size(tt,2)]);
Zshape = reshape(PP(3, tt(1:3,:)),[3,size(tt,2)]);
patch(Xshape, Yshape, Zshape, [1 0.75 0.65], 'EdgeColor', 'k', 'FaceAlpha', 1,'FaceColor', [1 0 0]);
count = count + size(t,1);
%%%%%%%%%%%%%%%%%%%%%%%%%%%%%%%%%%%%%%%%%%%%%%%%
load('VHP_Teeth_upper5_6_M.mat');
PP = P';
tt = t';
Xshape = reshape(PP(1, tt(1:3,:)),[3,size(tt,2)]);
Yshape = reshape(PP(2, tt(1:3,:)),[3,size(tt,2)]);
Zshape = reshape(PP(3, tt(1:3,:)),[3,size(tt,2)]);
patch(Xshape, Yshape, Zshape, [1 0.75 0.65], 'EdgeColor', 'k', 'FaceAlpha', 1,'FaceColor', [1 0 0]);
count = count + size(t,1);
%%%%%%%%%%%%%%%%%%%%%%%%%%%%%%%%%%%%%%%%%%%%%%%%
load('VHP_Teeth_upper7_8_M.mat');
PP = P';
tt = t';
Xshape = reshape(PP(1, tt(1:3,:)),[3,size(tt,2)]);
Yshape = reshape(PP(2, tt(1:3,:)),[3,size(tt,2)]);
Zshape = reshape(PP(3, tt(1:3,:)),[3,size(tt,2)]);
patch(Xshape, Yshape, Zshape, [1 0.75 0.65], 'EdgeColor', 'k', 'FaceAlpha', 1,'FaceColor', [1 0 0]);
count = count + size(t,1);
%%%%%%%%%%%%%%%%%%%%%%%%%%%%%%%%%%%%%%%%%%%%%%%%
load('VHP_Teeth_upper9_10_M.mat');
PP = P';
tt = t';
Xshape = reshape(PP(1, tt(1:3,:)),[3,size(tt,2)]);
Yshape = reshape(PP(2, tt(1:3,:)),[3,size(tt,2)]);
Zshape = reshape(PP(3, tt(1:3,:)),[3,size(tt,2)]);
patch(Xshape, Yshape, Zshape, [1 0.75 0.65], 'EdgeColor', 'k', 'FaceAlpha', 1,'FaceColor', [1 0 0]);
count = count + size(t,1);
%%%%%%%%%%%%%%%%%%%%%%%%%%%%%%
load('VHP_Tibia_left_M.mat');
PP = P';
tt = t';
Xshape = reshape(PP(1, tt(1:3,:)),[3,size(tt,2)]);
Yshape = reshape(PP(2, tt(1:3,:)),[3,size(tt,2)]);
Zshape = reshape(PP(3, tt(1:3,:)),[3,size(tt,2)]);
patch(Xshape, Yshape, Zshape, [1 0.75 0.65], 'EdgeColor', 'k', 'FaceAlpha', 0.5,'FaceColor', [0.87 0.49 0]);
count = count + size(t,1);
%%%%%%%%%%%%%%%%%%%%%%%%%%%%%%%
load('VHP_Tibia_right_M.mat');
PP = P';
tt = t';
Xshape = reshape(PP(1, tt(1:3,:)),[3,size(tt,2)]);
Yshape = reshape(PP(2, tt(1:3,:)),[3,size(tt,2)]);
Zshape = reshape(PP(3, tt(1:3,:)),[3,size(tt,2)]);
patch(Xshape, Yshape, Zshape, [1 0.75 0.65], 'EdgeColor', 'k', 'FaceAlpha', 0.5,'FaceColor', [0.87 0.49 0]);
count = count + size(t,1);
%%%%%%%%%%%%%%%%%%%%%%%%%%%%%%%%%%%%%%%%%%%%%%%%
load('VHP_Trabecular_lower_left_M.mat');
PP = P';
tt = t';
Xshape = reshape(PP(1, tt(1:3,:)),[3,size(tt,2)]);
Yshape = reshape(PP(2, tt(1:3,:)),[3,size(tt,2)]);
Zshape = reshape(PP(3, tt(1:3,:)),[3,size(tt,2)]);
patch(Xshape, Yshape, Zshape, [1 0.75 0.65], 'EdgeColor', 'none', 'FaceAlpha', 0.35,'FaceColor', 'y');
count = count + size(t,1);
%%%%%%%%%%%%%%%%%%%%%%%%%%%%%%%%%%%%%%%%%%%%%%%%
load('VHP_Trabecular_lower_right.mat');
PP = P';
tt = t';
Xshape = reshape(PP(1, tt(1:3,:)),[3,size(tt,2)]);
Yshape = reshape(PP(2, tt(1:3,:)),[3,size(tt,2)]);
Zshape = reshape(PP(3, tt(1:3,:)),[3,size(tt,2)]);
patch(Xshape, Yshape, Zshape, [1 0.75 0.65], 'EdgeColor', 'none', 'FaceAlpha', 0.35,'FaceColor', 'y');
count = count + size(t,1);
% %%%%%%%%%%%%%%%%%%%%%%%%%%%%%%%%%%%%%%%%%%%%%%%%
% load('VHP_Trabecular_upper_left_M.mat');
% PP = P';
% tt = t';
% Xshape = reshape(PP(1, tt(1:3,:)),[3,size(tt,2)]);
% Yshape = reshape(PP(2, tt(1:3,:)),[3,size(tt,2)]);
% Zshape = reshape(PP(3, tt(1:3,:)),[3,size(tt,2)]);
% patch(Xshape, Yshape, Zshape, [1 0.75 0.65], 'EdgeColor', 'k', 'FaceAlpha', 1.0,'FaceColor', [0.85 0.16 0]);
% count = count + size(t,1);
% %%%%%%%%%%%%%%%%%%%%%%%%%%%%%%%%%%%%%%%%%%%%%%%%
% load('VHP_Trabecular_upper_right_M.mat');
% PP = P';
% tt = t';
% Xshape = reshape(PP(1, tt(1:3,:)),[3,size(tt,2)]);
% Yshape = reshape(PP(2, tt(1:3,:)),[3,size(tt,2)]);
% Zshape = reshape(PP(3, tt(1:3,:)),[3,size(tt,2)]);
% patch(Xshape, Yshape, Zshape, [1 0.75 0.65], 'EdgeColor', 'k', 'FaceAlpha', 1.0,'FaceColor', [0.85 0.16 0]);
% count = count + size(t,1);
%%%%%%%%%%%%%%%%%%%%%%%%%%%%%%%%%%%%%%%%%%%%%%%%
load('VHP_Ulna_Radius_left_M.mat');
PP = P';
tt = t';
Xshape = reshape(PP(1, tt(1:3,:)),[3,size(tt,2)]);
Yshape = reshape(PP(2, tt(1:3,:)),[3,size(tt,2)]);
Zshape = reshape(PP(3, tt(1:3,:)),[3,size(tt,2)]);
patch(Xshape, Yshape, Zshape, [1 0.75 0.65], 'EdgeColor', 'k', 'FaceAlpha', 1,'FaceColor', [1 0 0]);
count = count + size(t,1);
%%%%%%%%%%%%%%%%%%%%%%%%%%%%%%%%%%%%%%%%%%%%%%%%
load('VHP_Ulna_Radius_right_M.mat');
PP = P';
tt = t';
Xshape = reshape(PP(1, tt(1:3,:)),[3,size(tt,2)]);
Yshape = reshape(PP(2, tt(1:3,:)),[3,size(tt,2)]);
Zshape = reshape(PP(3, tt(1:3,:)),[3,size(tt,2)]);
patch(Xshape, Yshape, Zshape, [1 0.75 0.65], 'EdgeColor', 'k', 'FaceAlpha', 1,'FaceColor', [1 0 0]);
count = count + size(t,1);

disp('Total number of triangles:'); count
axis 'equal';  axis 'tight';
xlabel('x, mm'); ylabel('y, mm'); zlabel('z, mm');
view(0,0);
set(gcf,'Color','White');
axis off;
camroll(90);
cameratoolbar('Show');
camlight('headlight');




